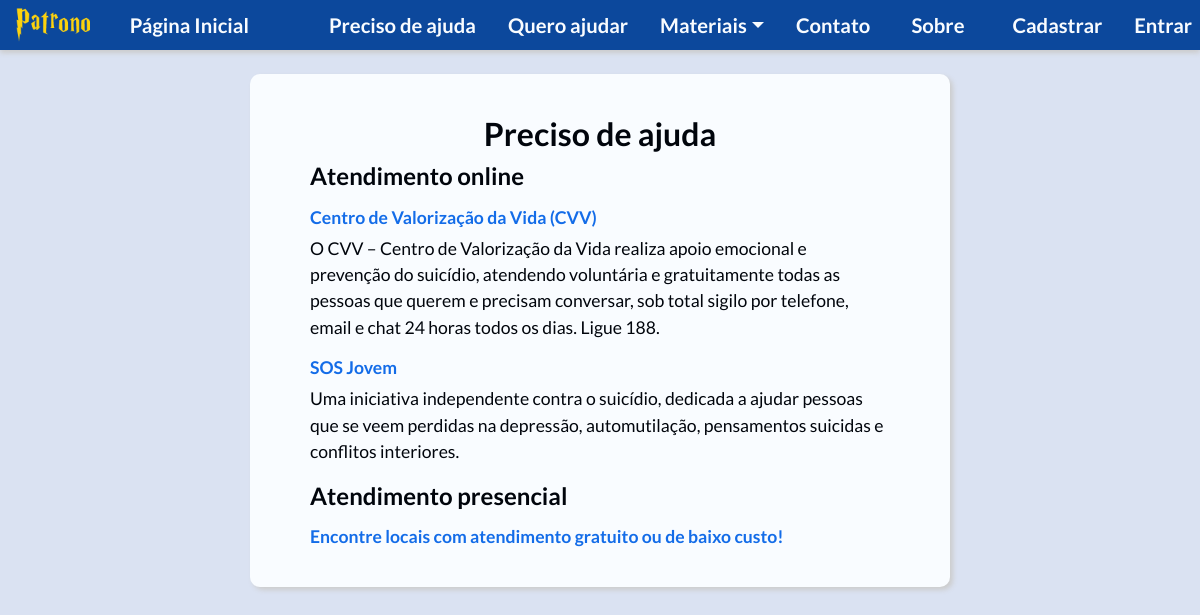
Page /php/preciso-de-ajuda.php on the committed database.
### tables this page shows
CREATE TABLE `material` (
  `id` int(11) NOT NULL,
  `titulo` varchar(255) DEFAULT NULL,
  `id_categoria` int(11) DEFAULT NULL,
  `descricao` text,
  `titulo_link` varchar(255) DEFAULT NULL,
  `link` varchar(255) DEFAULT NULL,
  `descricao_imagem` text,
  `data_cadastro` datetime DEFAULT NULL
);

### php/preciso-de-ajuda.php (the view, shortened to what this page needs)
<!DOCTYPE html>
<html lang="pt-br">
<head>
  <link rel="stylesheet" href="/patrono/css/bootstrap.min.css">
  <link rel="stylesheet" href="/patrono/css/header.css">
  <link rel="stylesheet" href="/patrono/css/style.css">
</head>
<body>
  <?php
    require('../db.php');
    require_once('header.php');
    $online = $pdo->query("SELECT *, m.id id_material FROM material m JOIN material_categoria c ON m.id_categoria = c.id WHERE c.nome = 'Atendimento online' ORDER BY m.id;");
    $presencial = $pdo->query("SELECT *, m.id id_material FROM material m JOIN material_categoria c ON m.id_categoria = c.id WHERE c.nome = 'Atendimento presencial' ORDER BY m.id;");
  ?>
  <div class="container container-light col-12 col-sm-10 col-lg-7">
    <h1 class="titulo">Preciso de ajuda</h1>
    <h2 class="subtitulo">Atendimento online</h2>
    <?php while ($result = $online->fetch(PDO::FETCH_ASSOC)) { ?>
    <p>
      <h3><a href="<?php echo $result['link']?>" target="_blank"><?php echo $result['titulo_link']?></a></h3>
      <?php echo $result['descricao']?>
    </p>
    <?php } $pdo = null; ?>
    <h2 class="subtitulo">Atendimento presencial</h2>
    <?php while ($result = $presencial->fetch(PDO::FETCH_ASSOC)) { ?>
      <p>
        <h3><a href="<?php echo $result['link']?>"><?php echo $result['titulo_link']?></h3>
      </p>
    <?php } $pdo = null; ?>
  </div>
</body>
</html>

### css/style.css (style rules this page uses)
body { background-color: #dae2f2; font-family: 'Lato', sans-serif!important; font-size: 1.1rem; }
.container { border-radius: 10px; margin: 2% auto; padding: 2% 5%; }
.container-light { background-color: #f9fcff; box-shadow: 3px 3px 5px #ccc; color: #01050c; }
a { color: #136ce8; }
.titulo { font-family: 'Lato', sans-serif; font-size: 2rem; font-weight: 700; padding-top: 3%; text-align: center; }
.subtitulo { font-family: 'Lato', sans-serif; font-size: 1.5rem; font-weight: 700; }
h3 { font-size: 1.1rem; font-weight: 700; }

### rows in the picture
material: titulo_link "Centro de Valorização da Vida (CVV)", descricao "O CVV – Centro de Valorização da Vida realiza apoio emocional e prevenção do suicídio, atendendo voluntária e gratuitamente todas as pessoas que querem e precisam conversar, sob total sigilo por telefone, email e chat 24 horas todos os dias. Ligue 188."
material: titulo_link "SOS Jovem", descricao "Uma iniciativa independente contra o suicídio, dedicada a ajudar pessoas que se veem perdidas na depressão, automutilação, pensamentos suicidas e conflitos interiores."
material: titulo_link "Encontre locais com atendimento gratuito ou de baixo custo!"
